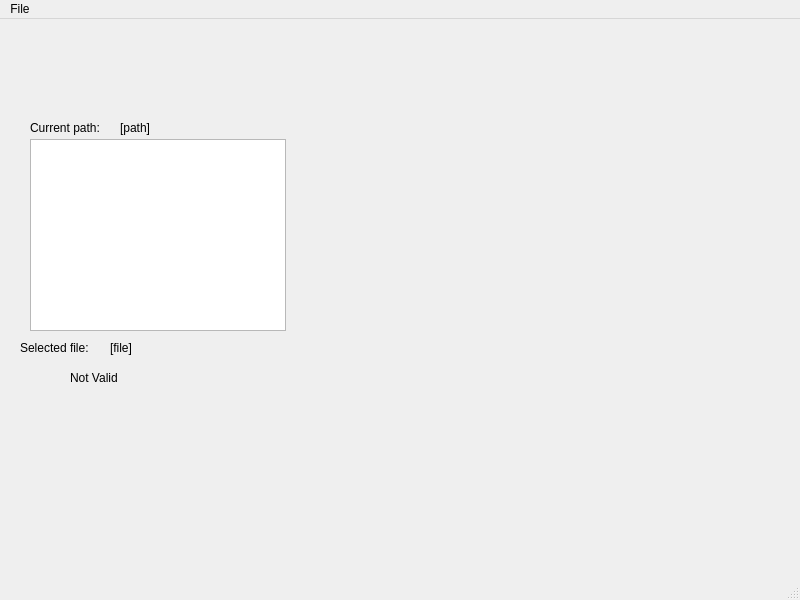
<?xml version="1.0" encoding="UTF-8"?>
<ui version="4.0">
 <class>MainWindow</class>
 <widget class="QMainWindow" name="MainWindow">
  <property name="geometry">
   <rect>
    <x>0</x>
    <y>0</y>
    <width>800</width>
    <height>600</height>
   </rect>
  </property>
  <property name="windowTitle">
   <string>MainWindow</string>
  </property>
  <widget class="QWidget" name="centralwidget">
   <widget class="QListView" name="listView">
    <property name="geometry">
     <rect>
      <x>30</x>
      <y>120</y>
      <width>256</width>
      <height>192</height>
     </rect>
    </property>
   </widget>
   <widget class="QLabel" name="label">
    <property name="geometry">
     <rect>
      <x>30</x>
      <y>100</y>
      <width>101</width>
      <height>17</height>
     </rect>
    </property>
    <property name="text">
     <string>Current path:</string>
    </property>
   </widget>
   <widget class="QLabel" name="lblFile">
    <property name="geometry">
     <rect>
      <x>110</x>
      <y>320</y>
      <width>631</width>
      <height>17</height>
     </rect>
    </property>
    <property name="text">
     <string>[file]</string>
    </property>
   </widget>
   <widget class="QLabel" name="lblPath">
    <property name="geometry">
     <rect>
      <x>120</x>
      <y>100</y>
      <width>461</width>
      <height>17</height>
     </rect>
    </property>
    <property name="text">
     <string>[path]</string>
    </property>
   </widget>
   <widget class="QLabel" name="label_2">
    <property name="geometry">
     <rect>
      <x>20</x>
      <y>320</y>
      <width>91</width>
      <height>17</height>
     </rect>
    </property>
    <property name="text">
     <string>Selected file:</string>
    </property>
   </widget>
   <widget class="QLabel" name="lblValid">
    <property name="geometry">
     <rect>
      <x>70</x>
      <y>350</y>
      <width>67</width>
      <height>17</height>
     </rect>
    </property>
    <property name="text">
     <string>Not Valid</string>
    </property>
   </widget>
  </widget>
  <widget class="QMenuBar" name="menubar">
   <property name="geometry">
    <rect>
     <x>0</x>
     <y>0</y>
     <width>800</width>
     <height>25</height>
    </rect>
   </property>
   <widget class="QMenu" name="menuFile">
    <property name="title">
     <string>File</string>
    </property>
    <addaction name="actionSave"/>
   </widget>
   <addaction name="menuFile"/>
  </widget>
  <widget class="QStatusBar" name="statusBar"/>
  <action name="actionSave">
   <property name="text">
    <string>Save</string>
   </property>
  </action>
 </widget>
 <resources/>
 <connections/>
</ui>
